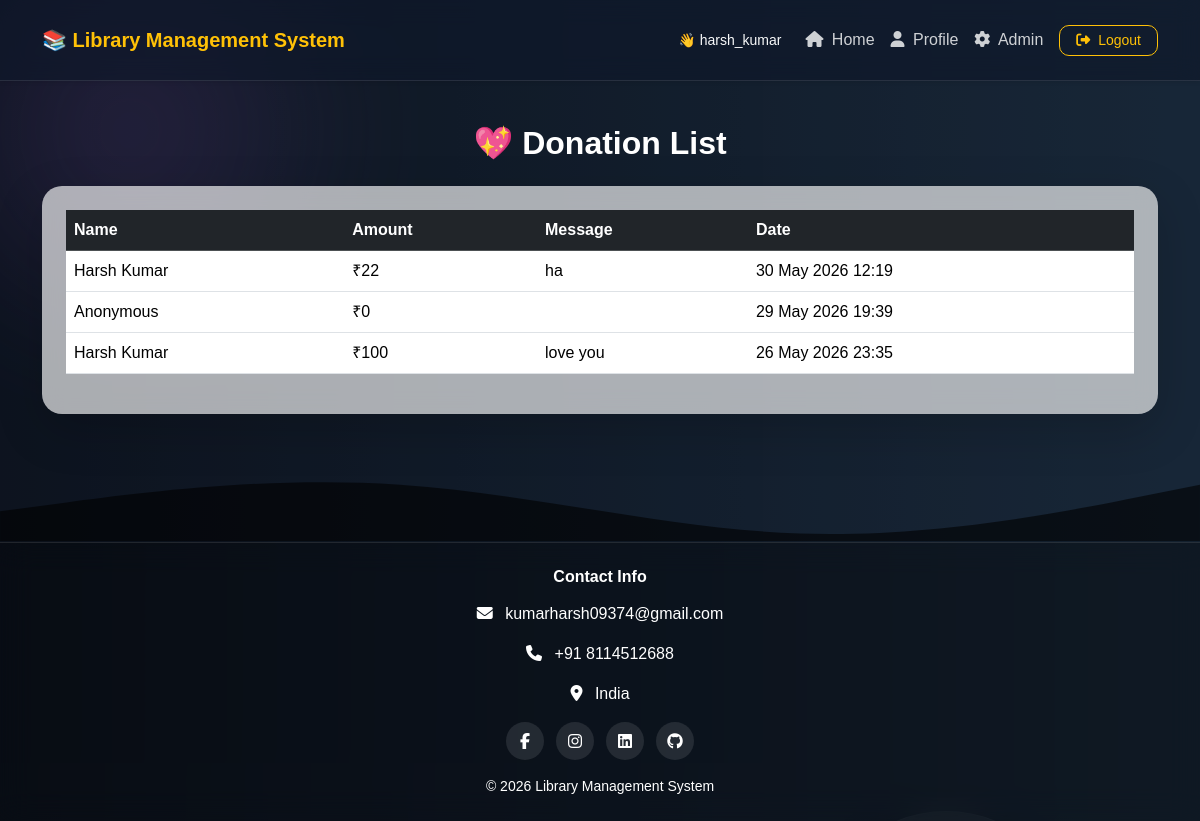
/books/donations/ (signed in), run on the app's committed database.
### books/models.py (models this page shows, shortened)
class Donation(models.Model):
    name = models.CharField(
        max_length=100,
        blank=True
    )
    amount = models.PositiveIntegerField(
        null=True,
        blank=True
    )
    message = models.TextField(
        blank=True
    )
    created_at = models.DateTimeField(
        auto_now_add=True
    )

### books/views.py (the view)
# urls.py: path('donations/', views.donation_list, name='donation_list'),
@login_required
def donation_list(request):
    if not request.user.is_superuser:
        messages.error(request, "Access denied.")
        return redirect('login')
    donations = Donation.objects.all().order_by('-created_at')
    total = sum(d.amount for d in donations if d.amount)
    return render(request, 'books/donation_list.html', {
        'donations': donations,
        'total': total,
    })

### books/templates/books/donation_list.html (shortened to what this page needs)
{% extends 'base.html' %}
{% block content %}
{% include 'includes/dashboard_navbar.html' %}
<div class="container py-4">
    <div class="text-center mb-4">
        <h2 class="text-white fw-bold">
            💖 Donation List
        </h2>
    </div>
    <div class="card shadow-lg border-0 p-4"
         style="border-radius:20px;">
        <div class="table-responsive">
            <table class="table table-hover align-middle">
                <thead class="table-dark">
                    <tr>
                        <th>Name</th>
                        <th>Amount</th>
                        <th>Message</th>
                        <th>Date</th>
                    </tr>
                </thead>
                <tbody>
                    {% for donation in donations %}
                    <tr>
                        <td>{{ donation.name }}</td>
                        <td>₹{{ donation.amount }}</td>
                        <td>{{ donation.message }}</td>
                        <td>{{ donation.created_at|date:"d M Y H:i" }}</td>
                    </tr>
                    {% empty %}
                    <tr>
                        <td colspan="4" class="text-center">
                            No Donations Found
                        </td>
                    </tr>
                    {% endfor %}
                </tbody>
            </table>
        </div>
    </div>
</div>
{% endblock %}

### templates/includes/dashboard_navbar.html (shortened to what this page needs)
<nav class="navbar navbar-expand-lg navbar-dark shadow-sm" style="background: rgba(0,0,0,0.55);
            backdrop-filter: blur(12px);
            border-bottom: 1px solid rgba(255,255,255,0.1);">
    <div class="container">
        <a class="navbar-brand fw-bold text-warning" href="{% if user.is_authenticated %}
                    {% if user.is_superuser %}
                        {% url 'admin_dashboard' %}
                    {% elif user.is_staff %}
                        {% url 'staff_dashboard' %}
                    {% else %}
                        {% url 'student_dashboard' %}
                    {% endif %}
                 {% else %}
                    {% url 'home' %}
                 {% endif %}">
            📚 Library Management System
        </a>
        <div class="collapse navbar-collapse" id="navbarNav">
            <ul class="navbar-nav ms-auto align-items-center">
                {% if user.is_authenticated %}
                <li class="nav-item me-3">
                    <span class="text-light small">
                        👋 {{ request.user.username }}
                    </span>
                </li>
                <li class="nav-item">
                    <a class="nav-link" href="
                           {% if user.is_superuser %}
                                {% url 'admin_dashboard' %}
                           {% elif user.is_staff %}
                                {% url 'staff_dashboard' %}
                           {% else %}
                                {% url 'student_dashboard' %}
                           {% endif %}
                           ">
                        <i class="fa fa-home me-1"></i> Home
                    </a>
                </li>
                <li class="nav-item">
                    <a class="nav-link" href="{% url 'profile' %}">
                        <i class="fa fa-user me-1"></i> Profile
                    </a>
                </li>
                {% if user.is_superuser %}
                <li class="nav-item">
                    <a class="nav-link text-warning" href="/admin" target="_blank">
                        <i class="fa fa-cog me-1"></i> Admin
                    </a>
                </li>
                {% endif %}
                <li class="nav-item ms-2">
                    <button type="button" class="btn btn-outline-warning btn-sm px-3" data-bs-toggle="modal"
                        data-bs-target="#logoutModal">
                        <i class="fa fa-sign-out-alt me-1"></i> Logout
                    </button>
                </li>
                {% endif %}
            </ul>
        </div>
    </div>
</nav>

### static/css/style.css (style rules this page uses)
html, body { height: 100%; margin: 0; padding: 0; scroll-behavior: smooth; }
body { padding-top: 100px; background: linear-gradient(to right, #141e30, #243b55); min-height: 100vh; display: flex; flex-direction: column; font-family: Arial, sans-serif; overflow-x: hidden; position: relative; }
body::before { content: ""; position: fixed; inset: 0; background: rgba(0, 0, 0, .35); z-index: -3; }
body::after { content: ""; position: fixed; width: 500px; height: 500px; background: radial-gradient(circle, rgba(118, 75, 162, .22), transparent 70%); top: -120px; left: -120px; filter: blur(45px); animation: moveGlow 10s ease-in-out infinite alternate; z-index: -2; }
.navbar { background: rgba(15, 23, 42, .65) !important; backdrop-filter: blur(18px); -webkit-backdrop-filter: blur(18px); border-bottom: 1px solid rgba(255, 255, 255, .08); border-radius: 0px; box-shadow: 0 8px 30px rgba(0, 0, 0, .25); transition: .3s; }
.navbar { position: fixed; top: 0; padding-top: 20px; padding-bottom: 20px; left: 0; width: 100%; z-index: 1000; backdrop-filter: blur(18px); }
.navbar-brand { font-size: 20px; font-weight: 700; }
.navbar .nav-link { color: rgba(255, 255, 255, .8) !important; padding: 6px 10px; border-radius: 8px; transition: .3s; }
.card { border-radius: 20px; backdrop-filter: blur(12px); background: rgba(255, 255, 255, .65); box-shadow: 0 8px 25px rgba(0, 0, 0, .2); transition: .3s; }
button { border-radius: 10px !important; font-weight: 600; }

### data on the page
Donation: name "Harsh Kumar", amount "22", message "ha", created_at "30 May 2026 12:19"
Donation: name "Anonymous", amount "0", created_at "29 May 2026 19:39"
Donation: name "Harsh Kumar", amount "100", message "love you", created_at "26 May 2026 23:35"

### other printed values
{{ request.user.username }} "harsh_kumar"
